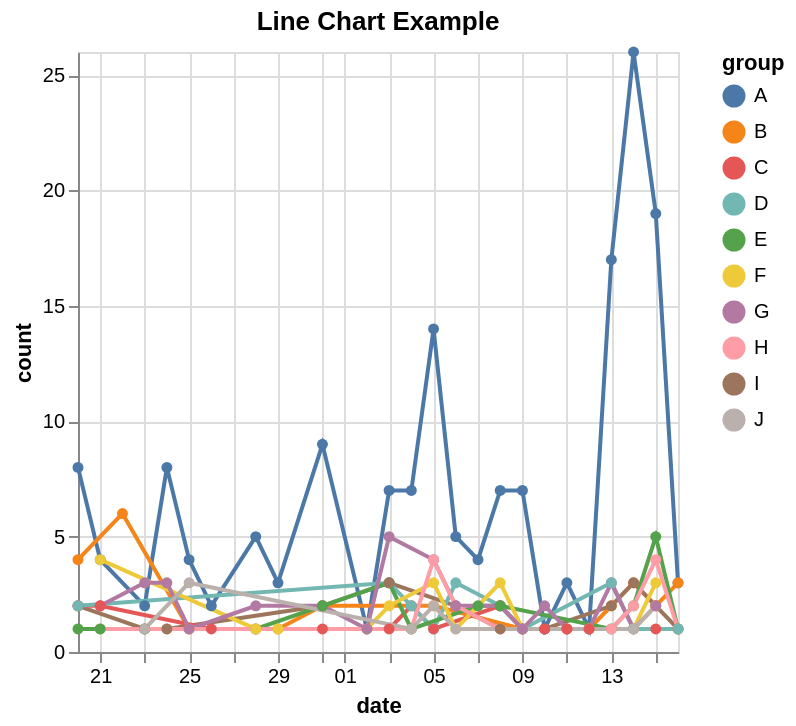

Vega-Lite specification for this chart:
### Vega-Lite specification from a JSON file in a GitHub repository (floating-point values rounded to 4 significant figures; data arrays with more than 128 entries replaced by an {"elided": "..."} marker saying what was removed)
{"$schema": "https://vega.github.io/schema/vega-lite/v5.json", "title": {"text": "Line Chart Example"}, "mark": {"type": "line", "point": true, "tooltip": true}, "encoding": {"x": {"field": "label", "type": "temporal", "axis": {"title": "date", "format": "%d"}}, "y": {"title": "count", "field": "value", "type": "quantitative"}, "color": {"field": "group", "type": "nominal"}}, "data": {"values": {"elided": "137 records"}}}
